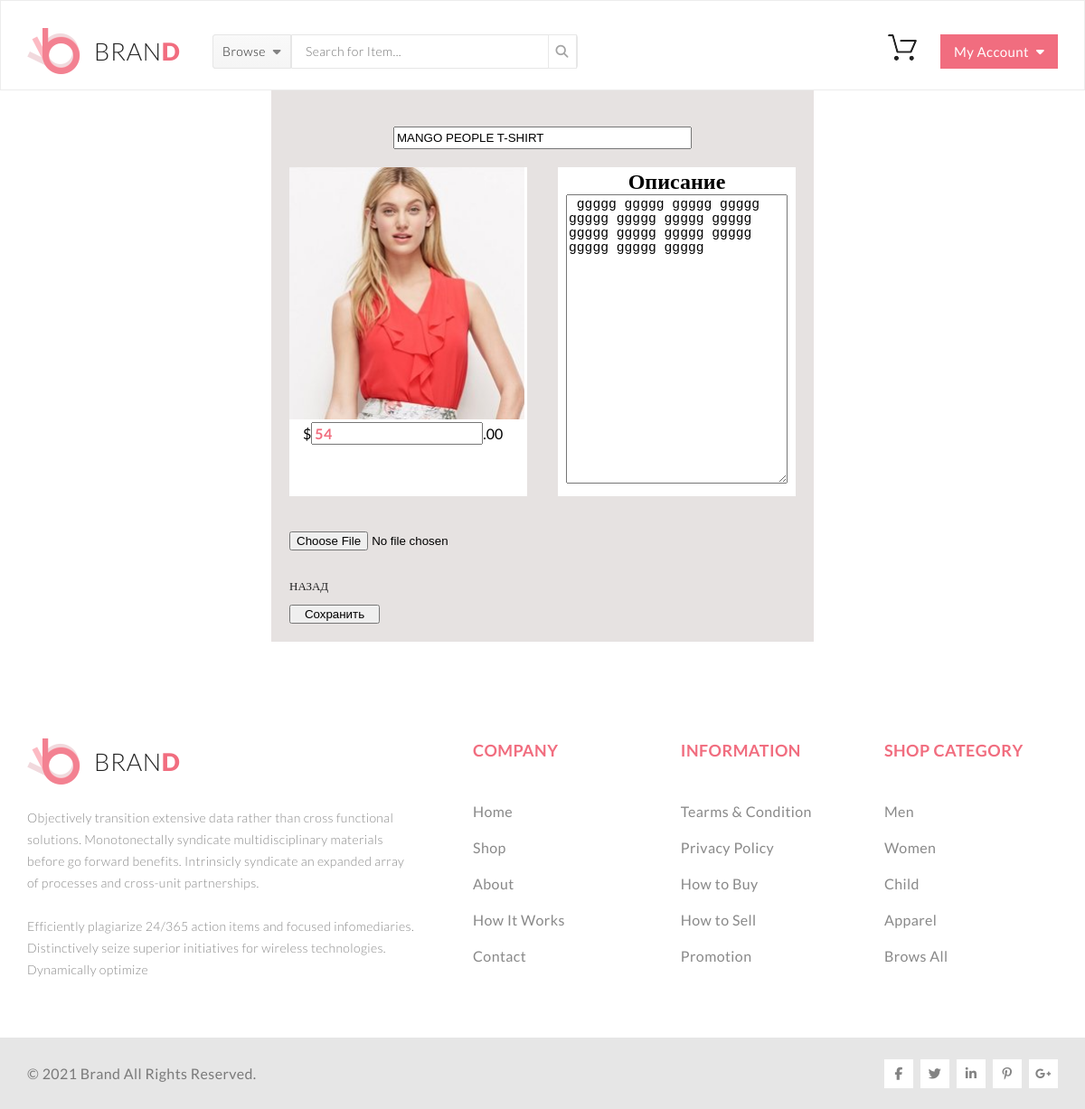
The page /editproduct.php?id=3 (signed in) on the database its author committed.
### tables this page shows
CREATE TABLE `product` (
  `id` int(11) NOT NULL,
  `title` varchar(100) NOT NULL,
  `size` int(11) NOT NULL,
  `price` int(11) NOT NULL,
  `img` varchar(100) NOT NULL,
  `description` text NOT NULL,
  `count` int(11) NOT NULL
);

### editproduct.php (the view, shortened to what this page needs)
<?php
    include_once "./controllers/Product.php";
    $id = (int)($_GET['id']);
    $sql="SELECT * FROM `product` WHERE `id`=$id";
    $res = mysqli_query($connect,$sql);
    $data = mysqli_fetch_assoc($res);
?>
<!DOCTYPE html>
<html lang="en">
<head>
	<link rel="stylesheet" href="css/style.css">
    <link rel="stylesheet" href="css/details.css">
</head>
<body>
<? include "./templates/header.php"; ?>
<div class="details-product-cont-elem">
    <form method="post" enctype="multipart/form-data">
        <div class="details-product-cont-elem-heder">
            <input class="product__edit-title" name="title" value="<?=$data['title']?>"/>
        </div>
        <div class="details-product-cont-elem-blok">
            <div class="product-cont-elem">
                        <img src="img/<?=$data['img']?>" alt="" width="260px">
                        <div class="product-cont-elem-text">
                            $<input class="product-cont-img-p2" id="priceProductEdit" name="price" value="<?=$data['price']?>"/>.00
                        </div>
            </div>
            <div class="product-cont-elem details-col">
                <h2 > Описание </h2>
                <textarea class="product__edit-textarea" id="descriptionProductEdit" name="description"> <?=$data['description']?> </textarea>
            </div>
        </div>
        <p><input type="file" name="img" accept="image/jpeg,image/png,image/gif" ></p>
        <?= $message? $message:'<br/>'?>
        <a href="index.php" >
            <p class="product-cont-img-p1"> Назад</p>
        </a>
            <input onclick="" value="Сохранить"  type="submit" name="submit" class="container-b"/>
    </form>
</div>
<? include "./templates/footer.php"; ?>
</body>
</html>

### css/style.css (style rules this page uses)
*, h1 { -webkit-box-sizing: border-box; box-sizing: border-box; margin: 0; }
body { margin: 0; font-family: "MyriadProRegular"; }
* { -webkit-box-sizing: border-box; box-sizing: border-box; margin: 0; }
body { margin: 0; font-family: Lato; }
a { text-decoration: none; }
.product-cont-elem { position: relative; width: 263px; height: 364px; background-color: #ffffff; text-align: left; margin-bottom: 38px; -webkit-transition-duration: 0.5s; transition-duration: 0.5s; }
.product-cont-elem-text { padding-left: 15px; }
.product-cont-img-p1 { font-family: Lato; font-size: 13px; line-height: 40px; font-weight: 400; text-transform: uppercase; color: #222222; }
.product-cont-img-p2 { font-size: 16px; font-family: Lato; line-height: 1.2; font-weight: 700; letter-spacing: 0.025em; text-transform: uppercase; color: #f16d7f; }

### css/details.css (style rules this page uses)
.details-product-cont-elem { background-color: #e6e2e1; width: 600px; margin: auto; padding: 20px; }
.details-product-cont-elem-heder { width: 100%; text-align: center; margin-top: 20px; margin-bottom: 20px; }
.details-product-cont-elem-blok { display: flex; justify-content: space-between; }
.details-col { text-align: center; }
.container-b { width: 100px; cursor: pointer; }
.product__edit-textarea { width: 245px; height: 320px; font-size: 11pt; }
.product__edit-title { width: 330px; height: 25px; }

### rows shown on the page
product: title "MANGO PEOPLE T-SHIRT", img (picture), price "54", description "ggggg ggggg ggggg ggggg ggggg ggggg ggggg ggggg ggggg ggggg ggggg ggggg ggggg ggggg ggggg"
